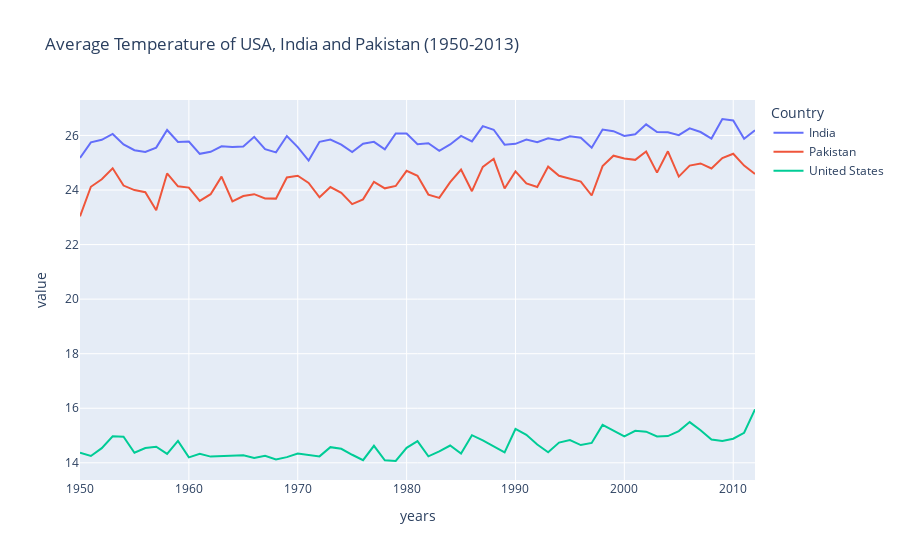

Here is the notebook cell this chart was saved with:
### Code cell
fig=px.line(avg_PK_US_IND_1950_2013,x='years',y=['AverageTemperature'],color='Country',title='Average Temperature of USA, India and Pakistan (1950-2013)')
fig.show()
